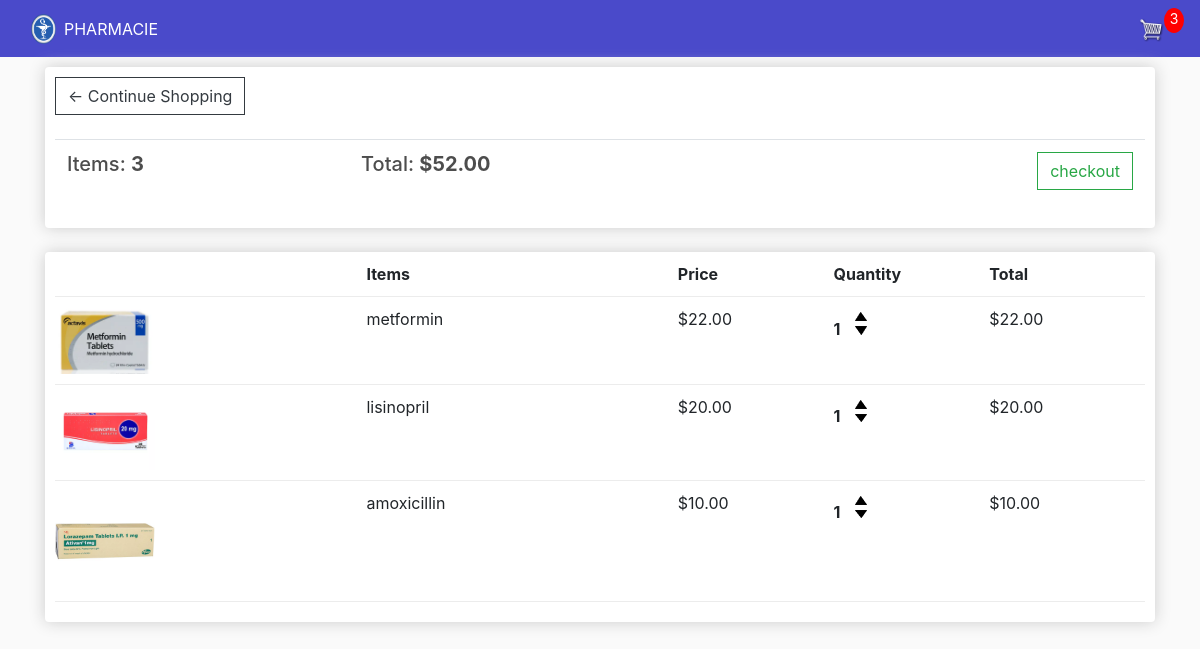
The app's page /cart/ (signed in) with its own data.
### store/models.py (models this page shows, shortened)
class Order(models.Model):
    customer = models.ForeignKey(
    Customer,
    on_delete=models.SET_NULL,
    null=True,
    blank=True
)
    date_order=models.DateTimeField(auto_now_add=True)
    complete=models.BooleanField(default=False,null=True,blank=False)
    transaction_id=models.CharField(max_length=200,null=True)
    @property
    def get_cart_total(self):
        orderitems = self.orderitem_set.all()
        total = sum([item.get_total for item in orderitems])
        return total
    @property
    def get_cart_item(self):
        orderitems = self.orderitem_set.all()
        total = sum([item.quantity for item in orderitems])
        return total

class OrderItem(models.Model):
    product= models.ForeignKey(
    Product,
    on_delete=models.SET_NULL,
    null=True,
    blank=True,
)
    order = models.ForeignKey(
    Order,
    on_delete=models.SET_NULL,
    null=True,
    blank=True,
)
    quantity=models.IntegerField(default=0,null=True,blank=True)
    date_added=models.DateTimeField(auto_now_add=True)
    @property
    def get_total(self):
        total = self.product.price * self.quantity
        return total

class Product(models.Model):
    name=models.CharField(max_length=200, null=True)
    price=models.DecimalField(max_digits=7,decimal_places=2)
    digital=models.BooleanField(default=False, null=True, blank=False)
    image=models.ImageField(null=True,blank=True)
    @property
    def imageURL(self):
        try:
            url= self.image.url
        except:
            url= ''
        return url

### store/views.py (the view)
# urls.py: path('cart/',views.cart,name="cart"),
def cart(request):
    data = cartData(request)
    cartItems = data['cartItems']
    order = data['order']
    items = data['items']
    context = {'items':items, 'order':order, 'cartItems': cartItems, 'shipping':False}
    return render(request, 'store/cart.html', context)

### store/utils.py (called while the page is built)
def cartData(request):
    if request.user.is_authenticated:
        customer = request.user.customer
        order, created = Order.objects.get_or_create(customer=customer, complete=False)
        items = order.orderitem_set.all()
        cartItems = order.get_cart_item
    else:
        cookieData = cookieCart(request)
        cartItems = cookieData['cartItems']
        order = cookieData['order']
        items = cookieData['items']
    return {'cartItems':cartItems, 'order':order, 'items':items}

### store/templates/store/cart.html
{% extends 'store/main.html'%}
{% load static %}
{%block content%}
<div class = "row">
    <div class= "col-lg-12">
        <div class = "box-element">
            <a class="btn btn-outline-dark" href ="{% url 'store' %}">&#x2190; Continue Shopping</a>
            <br>
            <br>
            <table class="table">
                <tr>
                    <th><h5>Items: <strong>{{order.get_cart_item}}</strong></h5></th>
                    <th><h5>Total: <strong>${{order.get_cart_total}}</strong></h5></th>
                <th>
                    <a style = "float:right; margin=5px"class="btn btn-outline-success"href="{%url 'checkout' %}">checkout</a>
                </th>
            </tr>
            </table>
    </div>
        <br>
    <div class = "box-element">
                <div class="cart-row" >
                <div style="flex:2"></div>
                <div style="flex:2"><strong>Items</strong></div>
                <div style="flex:1"><strong>Price</strong></div>
                <div style="flex:1"><strong>Quantity</strong></div>
                <div style="flex:1"><strong>Total</strong></div>
    </div>
   {% for item in items %}
    <div class="cart-row" >
        <div style="flex:2"><img class="row-image" src="{{item.product.imageURL}}"></div>
            <div style="flex:2">{{item.product.name}}</div>
               <div style="flex:1">${{item.product.price|floatformat:2}}</div>
                <div style="flex:1">
                    <p class= "quantity">{{item.quantity}}</p>
                    <div class="quantity">
                        <img data-product={{item.product.id}} data-action="add" class="chg-quantity update-cart" src="{%static 'images/arrow-up.png'%}">
                        <img data-product={{item.product.id}} data-action="remove"class="chg-quantity update-cart" src="{%static 'images/arrow-down.png'%}">
                    </div>
                </div>
        <div style="flex:1"><p>${{item.get_total}}</P></div>
     </div>
    {% endfor %}
</div>
</div>
{%endblock content%}

### static/css/main.css (style rules this page uses)
body { background-color: hsl(0, 0%, 98%); }
h1,h2,h3,h4,h5,h6 { color:hsl(0, 0%, 30%); }
.box-element { box-shadow:hsl(0, 0%, 80%) 0 0 16px; background-color: #fff; border-radius: 4px; padding: 10px; }
.col-lg-4, .col-lg-6, .col-lg-8, .col-lg-12 { margin-top: 10px; }
.btn { border-radius: 0; }
.row-image { width: 100px; }
.cart-row { display: flex; align-items: flex-stretch; padding-bottom: 10px; margin-bottom: 10px; border-bottom: 1px solid #ececec; }
.quantity { display: inline-block; font-weight: 700; padding-right:10px; }
.chg-quantity { width: 12px; cursor: pointer; display: block; margin-top: 5px; transition:.1s; }

### records on screen
Order: get_cart_item "3", get_cart_total "52.00"
OrderItem: product.imageURL (picture), product.name "metformin", product.price "22.00", quantity "1", get_total "22.00"
OrderItem: product.imageURL (picture), product.name "lisinopril", product.price "20.00", quantity "1", get_total "20.00"
OrderItem: product.imageURL (picture), product.name "amoxicillin", product.price "10.00", quantity "1", get_total "10.00"

### other values on screen
{{ cartItems }} "3"
